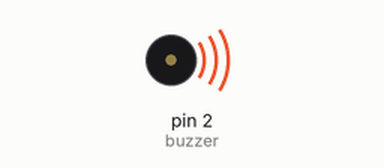
Simulated run of this sketch. Board: Arduino Uno, built with avr-gcc and run on an emulated ATmega328P. Parts: buzzer (waves = sounding).

Above: at 0.1 s.
Timing chart, 0 to 1.6 s (numbered marks = the images above):
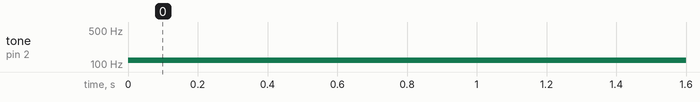

The sketch:

sirene.ino
```cpp
void setup() {
  // put your setup code here, to run once:

}
int buzzer=2;
void loop() {


    tone(buzzer,120);
}
```

Measured:
- by itself, tone on pin 2 (buzzer): silent → 120 Hz at 0.00 s
